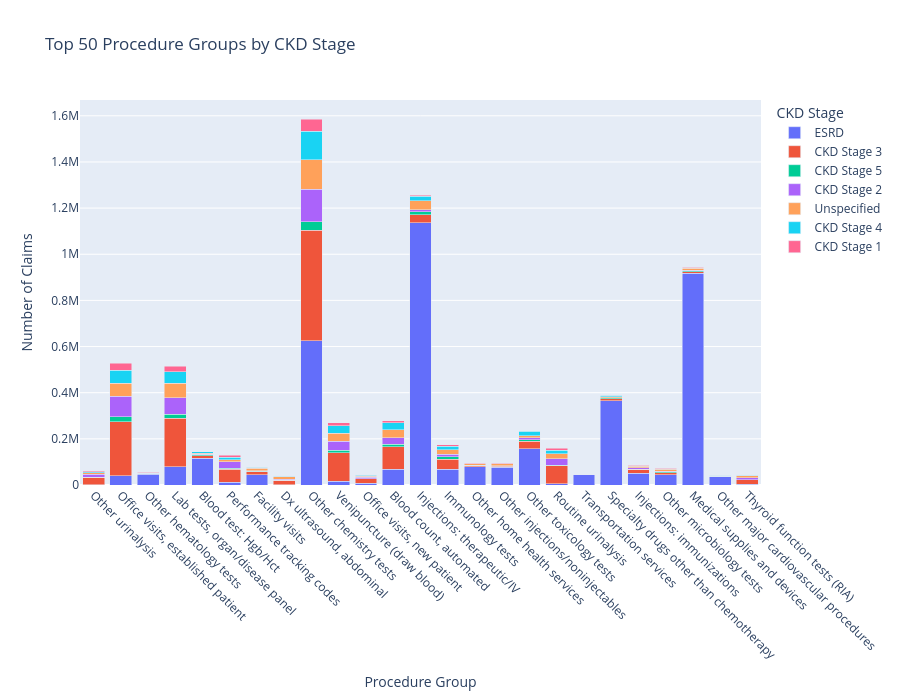

The cell this chart's notebook holds for it:
### Code cell
# Convert to pandas for plotting
df_top_procgrp_stage_pd = df_top_procgrp_stage.toPandas()

fig = px.bar(
    df_top_procgrp_stage_pd,
    x="PROCGRP_Label",
    y="count",
    color="CKD_STAGE",
    barmode="stack",
    title="Top 50 Procedure Groups by CKD Stage",
    labels={
        "PROCGRP_Label": "Procedure Group",
        "count": "Number of Claims",
        "CKD_STAGE": "CKD Stage"
    },
    height=700
)

fig.update_layout(xaxis_tickangle=45)
fig.show()

### Figure 1 — Plotly figure (JSON) as saved in the notebook; plotly's stock layout.template omitted (floating-point values rounded to 4 significant figures)
{"data": [{"hovertemplate": "CKD Stage=ESRD<br>Procedure Group=%{x}<br>Number of Claims=%{y}<extra></extra>", "legendgroup": "ESRD", "marker": {"color": "#636efa", "pattern": {"shape": ""}}, "name": "ESRD", "orientation": "v", "showlegend": true, "textposition": "auto", "type": "bar", "x": ["Other urinalysis", "Office visits, established patient", "Other hematology tests", "Lab tests, organ/disease panel", "Blood test: Hgb/Hct", "Performance tracking codes", "Facility visits", "Dx ultrasound, abdominal", "Other chemistry tests", "Venipuncture (draw blood)", "Office visits, new patient", "Blood count, automated", "Injections: therapeutic/IV", "Immunology tests", "Other home health services", "Other injections/noninjectables", "Other toxicology tests", "Routine urinalysis", "Transportation services", "Specialty drugs other than chemotherapy", "Injections: immunizations", "Other microbiology tests", "Medical supplies and devices", "Other major cardiovascular procedures", "Thyroid function tests (RIA)"], "xaxis": "x", "y": [1144, 39774, 46206, 79655, 115700, 12554, 45151, 2012, 625295, 17301, 8125, 68410, 1137481, 69097, 79520, 77105, 157649, 5940, 43786, 366159, 50824, 44563, 918710, 36391, 3138], "yaxis": "y"}, {"hovertemplate": "CKD Stage=CKD Stage 3<br>Procedure Group=%{x}<br>Number of Claims=%{y}<extra></extra>", "legendgroup": "CKD Stage 3", "marker": {"color": "#EF553B", "pattern": {"shape": ""}}, "name": "CKD Stage 3", "orientation": "v", "showlegend": true, "textposition": "auto", "type": "bar", "x": ["Performance tracking codes", "Office visits, established patient", "Blood count, automated", "Injections: therapeutic/IV", "Other urinalysis", "Thyroid function tests (RIA)", "Office visits, new patient", "Other microbiology tests", "Other home health services", "Other major cardiovascular procedures", "Immunology tests", "Specialty drugs other than chemotherapy", "Lab tests, organ/disease panel", "Blood test: Hgb/Hct", "Injections: immunizations", "Facility visits", "Other chemistry tests", "Venipuncture (draw blood)", "Other hematology tests", "Dx ultrasound, abdominal", "Medical supplies and devices", "Other injections/noninjectables", "Routine urinalysis", "Other toxicology tests", "Transportation services"], "xaxis": "x", "y": [55367, 234882, 97426, 34582, 32255, 18843, 17906, 9307, 3831, 423, 42666, 7337, 209951, 12142, 16616, 12717, 478923, 122650, 3098, 17931, 6272, 4164, 76718, 31917, 25], "yaxis": "y"}, {"hovertemplate": "CKD Stage=CKD Stage 5<br>Procedure Group=%{x}<br>Number of Claims=%{y}<extra></extra>", "legendgroup": "CKD Stage 5", "marker": {"color": "#00cc96", "pattern": {"shape": ""}}, "name": "CKD Stage 5", "orientation": "v", "showlegend": true, "textposition": "auto", "type": "bar", "x": ["Other major cardiovascular procedures", "Other urinalysis", "Medical supplies and devices", "Office visits, new patient", "Specialty drugs other than chemotherapy", "Routine urinalysis", "Injections: therapeutic/IV", "Blood count, automated", "Lab tests, organ/disease panel", "Other injections/noninjectables", "Other microbiology tests", "Performance tracking codes", "Other hematology tests", "Other home health services", "Dx ultrasound, abdominal", "Office visits, established patient", "Venipuncture (draw blood)", "Other chemistry tests", "Thyroid function tests (RIA)", "Facility visits", "Immunology tests", "Blood test: Hgb/Hct", "Other toxicology tests", "Injections: immunizations", "Transportation services"], "xaxis": "x", "y": [2082, 1039, 2950, 2065, 3800, 4024, 11064, 11318, 16419, 1516, 3033, 4070, 652, 1239, 427, 21364, 10772, 36887, 643, 2329, 9995, 3058, 6678, 1112, 20], "yaxis": "y"}, {"hovertemplate": "CKD Stage=CKD Stage 2<br>Procedure Group=%{x}<br>Number of Claims=%{y}<extra></extra>", "legendgroup": "CKD Stage 2", "marker": {"color": "#ab63fa", "pattern": {"shape": ""}}, "name": "CKD Stage 2", "orientation": "v", "showlegend": true, "textposition": "auto", "type": "bar", "x": ["Facility visits", "Blood count, automated", "Other hematology tests", "Thyroid function tests (RIA)", "Dx ultrasound, abdominal", "Other home health services", "Injections: therapeutic/IV", "Injections: immunizations", "Other toxicology tests", "Other urinalysis", "Other major cardiovascular procedures", "Other injections/noninjectables", "Lab tests, organ/disease panel", "Office visits, established patient", "Transportation services", "Other microbiology tests", "Routine urinalysis", "Performance tracking codes", "Medical supplies and devices", "Venipuncture (draw blood)", "Other chemistry tests", "Specialty drugs other than chemotherapy", "Blood test: Hgb/Hct", "Office visits, new patient", "Immunology tests"], "xaxis": "x", "y": [1999, 27118, 943, 8473, 4431, 608, 9253, 7116, 7552, 12007, 112, 1126, 71846, 88272, 11, 3639, 26709, 28812, 2204, 38610, 140740, 524, 2317, 5322, 12507], "yaxis": "y"}, {"hovertemplate": "CKD Stage=Unspecified<br>Procedure Group=%{x}<br>Number of Claims=%{y}<extra></extra>", "legendgroup": "Unspecified", "marker": {"color": "#FFA15A", "pattern": {"shape": ""}}, "name": "Unspecified", "orientation": "v", "showlegend": true, "textposition": "auto", "type": "bar", "x": ["Performance tracking codes", "Office visits, new patient", "Venipuncture (draw blood)", "Other hematology tests", "Dx ultrasound, abdominal", "Injections: immunizations", "Facility visits", "Office visits, established patient", "Other major cardiovascular procedures", "Other home health services", "Routine urinalysis", "Lab tests, organ/disease panel", "Medical supplies and devices", "Thyroid function tests (RIA)", "Blood test: Hgb/Hct", "Immunology tests", "Other microbiology tests", "Other toxicology tests", "Other injections/noninjectables", "Other chemistry tests", "Blood count, automated", "Specialty drugs other than chemotherapy", "Other urinalysis", "Injections: therapeutic/IV", "Transportation services"], "xaxis": "x", "y": [8426, 4976, 35444, 2000, 10528, 5004, 10261, 56298, 1525, 6609, 21121, 64096, 9375, 8277, 3714, 18067, 7005, 10618, 7180, 128228, 34536, 5092, 6375, 40048, 875], "yaxis": "y"}, {"hovertemplate": "CKD Stage=CKD Stage 4<br>Procedure Group=%{x}<br>Number of Claims=%{y}<extra></extra>", "legendgroup": "CKD Stage 4", "marker": {"color": "#19d3f3", "pattern": {"shape": ""}}, "name": "CKD Stage 4", "orientation": "v", "showlegend": true, "textposition": "auto", "type": "bar", "x": ["Lab tests, organ/disease panel", "Medical supplies and devices", "Other urinalysis", "Injections: immunizations", "Performance tracking codes", "Other major cardiovascular procedures", "Venipuncture (draw blood)", "Blood count, automated", "Office visits, new patient", "Injections: therapeutic/IV", "Facility visits", "Specialty drugs other than chemotherapy", "Office visits, established patient", "Routine urinalysis", "Dx ultrasound, abdominal", "Thyroid function tests (RIA)", "Other home health services", "Immunology tests", "Other microbiology tests", "Other chemistry tests", "Blood test: Hgb/Hct", "Other hematology tests", "Other toxicology tests", "Transportation services", "Other injections/noninjectables"], "xaxis": "x", "y": [48782, 2616, 4835, 3057, 10720, 1557, 32488, 31174, 3918, 18702, 4758, 6654, 57574, 15581, 2139, 2620, 1336, 16562, 3398, 123070, 7119, 1266, 17771, 28, 1974], "yaxis": "y"}, {"hovertemplate": "CKD Stage=CKD Stage 1<br>Procedure Group=%{x}<br>Number of Claims=%{y}<extra></extra>", "legendgroup": "CKD Stage 1", "marker": {"color": "#FF6692", "pattern": {"shape": ""}}, "name": "CKD Stage 1", "orientation": "v", "showlegend": true, "textposition": "auto", "type": "bar", "x": ["Facility visits", "Thyroid function tests (RIA)", "Office visits, new patient", "Injections: immunizations", "Performance tracking codes", "Other urinalysis", "Other major cardiovascular procedures", "Other injections/noninjectables", "Other microbiology tests", "Routine urinalysis", "Venipuncture (draw blood)", "Blood count, automated", "Other toxicology tests", "Other chemistry tests", "Medical supplies and devices", "Immunology tests", "Dx ultrasound, abdominal", "Office visits, established patient", "Lab tests, organ/disease panel", "Blood test: Hgb/Hct", "Injections: therapeutic/IV", "Other hematology tests", "Specialty drugs other than chemotherapy", "Other home health services", "Transportation services"], "xaxis": "x", "y": [356, 2735, 1979, 2065, 9239, 5107, 82, 371, 1295, 10098, 12703, 9550, 3364, 51897, 698, 5846, 1604, 29543, 23636, 578, 5582, 412, 197, 144, 6], "yaxis": "y"}], "layout": {"barmode": "stack", "height": 700, "legend": {"title": {"text": "CKD Stage"}, "tracegroupgap": 0}, "title": {"text": "Top 50 Procedure Groups by CKD Stage"}, "xaxis": {"anchor": "y", "domain": [0, 1], "tickangle": 45, "title": {"text": "Procedure Group"}}, "yaxis": {"anchor": "x", "domain": [0, 1], "title": {"text": "Number of Claims"}}}}
